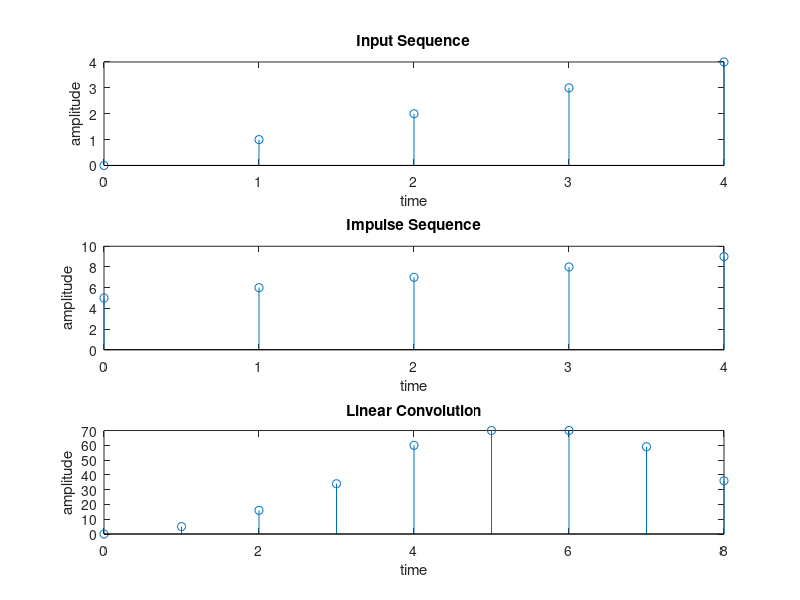

Here is the MATLAB script that generated this plot:
%Input Sequence
N = 5;
n = 0:1:N-1;
y = n;
figure;
subplot(3,1,1);
stem(n,y);
xlabel("time");
ylabel("amplitude");
title("Input Sequence");

%Impulse Sequence
N1 = 5;
n1 = 0:1:N-1;
y1 = n1 + 5;
subplot(3,1,2);
stem(n1,y1);
xlabel("time");
ylabel("amplitude");
title("Impulse Sequence");

%Linear Convolution
N2 = 9;
n2 = 0:1:N2-1;
y2 = conv(y, y1);
subplot(3,1,3);
stem(n2, y2);
xlabel("time");
ylabel("amplitude");
title("Linear Convolution");
